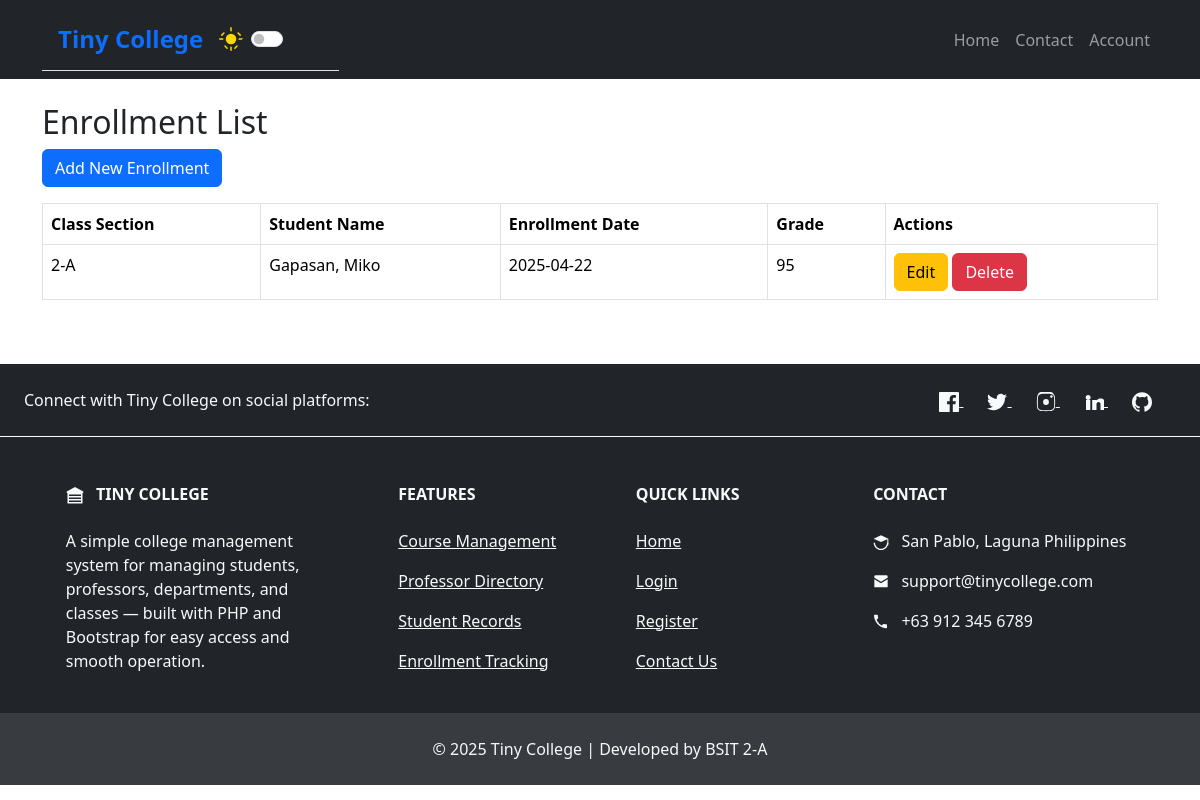
/?page=enroll/index, run on the app's committed database.
### tables this page shows
CREATE TABLE `enroll` (
  `class_code` int(11) NOT NULL,
  `stu_num` int(11) NOT NULL,
  `enroll_date` date DEFAULT NULL,
  `enroll_grade` varchar(5) DEFAULT NULL
);

CREATE TABLE `class` (
  `class_code` int(11) NOT NULL,
  `class_section` varchar(50) DEFAULT NULL,
  `class_time` time DEFAULT NULL,
  `crs_code` int(11) DEFAULT NULL,
  `prof_num` int(11) DEFAULT NULL,
  `room_code` int(11) DEFAULT NULL,
  `semester_code` int(11) DEFAULT NULL
);

CREATE TABLE `student` (
  `stu_num` int(11) NOT NULL,
  `dept_code` int(11) DEFAULT NULL,
  `stu_lname` varchar(50) DEFAULT NULL,
  `stu_fname` varchar(50) DEFAULT NULL,
  `stu_initial` char(1) DEFAULT NULL,
  `stu_email` varchar(100) DEFAULT NULL,
  `prof_num` int(11) DEFAULT NULL
);

### enroll/index.php (the view, shortened to what this page needs)
<?php
$host = 'localhost';
$user = 'root';
$pass = '';
$dbname = 'tiny_college';
$conn = mysqli_connect($host, $user, $pass, $dbname);
$query = "SELECT e.class_code, c.class_section, e.stu_num, s.stu_lname, s.stu_fname, e.enroll_date, e.enroll_grade
          FROM enroll e
          JOIN class c ON e.class_code = c.class_code
          JOIN student s ON e.stu_num = s.stu_num";
$result = mysqli_query($conn, $query);
?>
<div class="container mt-4">
    <h2>Enrollment List</h2>
    <a href="?page=enroll/create" class="btn btn-primary mb-3">Add New Enrollment</a>
    <?php if (mysqli_num_rows($result) > 0) { ?>
        <div class="table-responsive">
            <table class="table table-bordered">
                <thead>
                    <tr>
                        <th>Class Section</th>
                        <th>Student Name</th>
                        <th>Enrollment Date</th>
                        <th>Grade</th>
                        <th>Actions</th>
                    </tr>
                </thead>
                <tbody>
                    <?php while ($row = mysqli_fetch_assoc($result)) { ?>
                        <tr>
                            <td><?= $row['class_section'] ?></td>
                            <td><?= $row['stu_lname'] . ', ' . $row['stu_fname'] ?></td>
                            <td><?= $row['enroll_date'] ?></td>
                            <td><?= $row['enroll_grade'] ?></td>
                            <td>
                                <a href="?page=enroll/update&class_code=<?= $row['class_code'] ?>&stu_num=<?= $row['stu_num'] ?>" class="btn btn-warning">Edit</a>
                                <a href="?page=enroll/delete&class_code=<?= $row['class_code'] ?>&stu_num=<?= $row['stu_num'] ?>" class="btn btn-danger">Delete</a>
                            </td>
                        </tr>
                    <?php } ?>
                </tbody>
            </table>
        </div>
    <?php } else { ?>
        <div class="alert alert-info" role="alert">
            No enrollment found. Please create a new enrollment record.
        </div>
    <?php } ?>
</div>

### data on the page
enroll: class.class_section "2-A", stu_num.stu_lname "Gapasan", stu_num.stu_fname "Miko", enroll_date "2025-04-22", enroll_grade "95"
